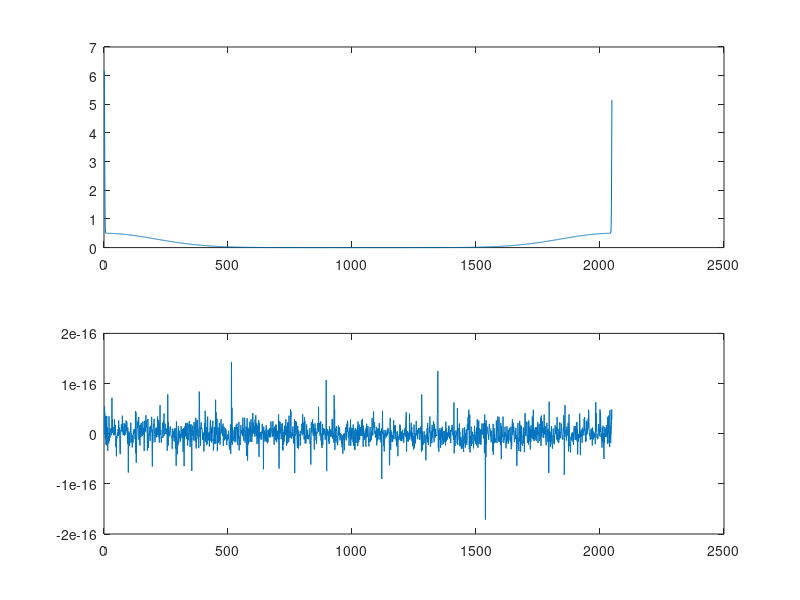

MATLAB code for this plot:
%%
% Turn any vector into eigenvector of fft

N = 2048;
x = [0:N/2,-N/2+1:-1]';


%
t = linspace(-1,1,N);
t = x/N;
f = double( abs(t)<.2 );



k = 1;
f = exp( 2i*pi/N*k*(0:N-1)' );


%
s = .1;
f = exp(-t.^2/(2*s^2));

mfft = @(x)fft(x)/sqrt(N);
eigenfix = @(f)( f + mfft(f) + mfft(mfft(f))+ mfft(mfft(mfft(f))) )/4;

plot(eigenfix(f), '.-');

clf;
subplot(2,1,1);
plot(real(eigenfix(f)) );
subplot(2,1,2);
plot(imag(eigenfix(f)) );

norm( mfft(eigenfix(f)) - eigenfix(f) ) / norm( eigenfix(f) )
